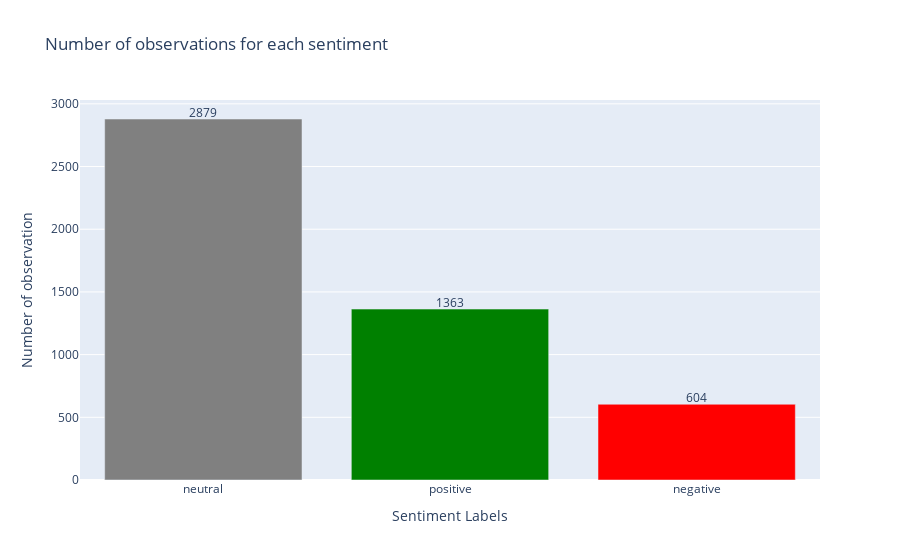

The notebook cell this image was saved under:
### Code cell
colors = ['grey', 'green', 'red']

fig = go.Figure(data=[go.Bar(x=df1['Labels'].value_counts().index, y=df1['Labels'].value_counts().values, 
                             marker_color=colors)])

# Annotating each bar with its count
for i, v in enumerate(df1['Labels'].value_counts().values):
    fig.add_annotation(x=i, y=v+50, text=str(v), showarrow=False)

# Update the layout of the figure
fig.update_layout(title="Number of observations for each sentiment", xaxis_title="Sentiment Labels", yaxis_title="Number of observation")

# Display the plot
pio.show(fig)

### Figure 1 — Plotly figure (JSON) as saved in the notebook; plotly's stock layout.template omitted (floating-point values rounded to 4 significant figures)
{"data": [{"marker": {"color": ["grey", "green", "red"]}, "type": "bar", "x": ["neutral", "positive", "negative"], "y": [2879, 1363, 604]}], "layout": {"annotations": [{"showarrow": false, "text": "2879", "x": 0, "y": 2929}, {"showarrow": false, "text": "1363", "x": 1, "y": 1413}, {"showarrow": false, "text": "604", "x": 2, "y": 654}], "title": {"text": "Number of observations for each sentiment"}, "xaxis": {"title": {"text": "Sentiment Labels"}}, "yaxis": {"title": {"text": "Number of observation"}}}}
